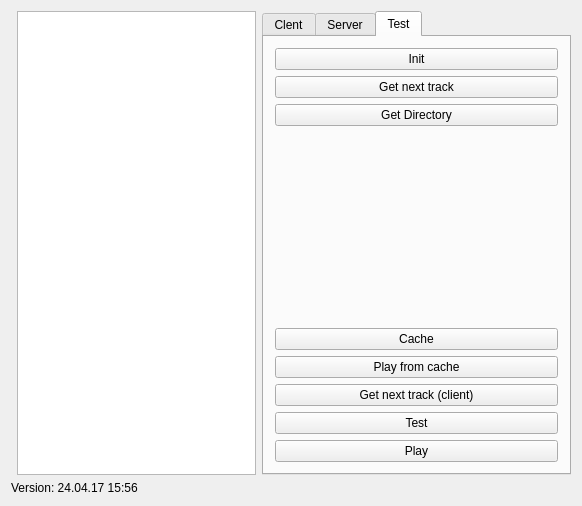
<?xml version="1.0" encoding="UTF-8"?>
<ui version="4.0">
 <class>MainWindow</class>
 <widget class="QMainWindow" name="MainWindow">
  <property name="geometry">
   <rect>
    <x>0</x>
    <y>0</y>
    <width>582</width>
    <height>506</height>
   </rect>
  </property>
  <property name="windowTitle">
   <string>Ipv6Test</string>
  </property>
  <widget class="QWidget" name="centralWidget">
   <layout class="QGridLayout" name="gridLayout_3">
    <item row="0" column="2">
     <widget class="QTabWidget" name="tabWidget">
      <property name="currentIndex">
       <number>2</number>
      </property>
      <widget class="QWidget" name="tabClient">
       <attribute name="title">
        <string>Clent</string>
       </attribute>
       <layout class="QVBoxLayout" name="verticalLayout">
        <item>
         <widget class="QGroupBox" name="gbRadio">
          <property name="title">
           <string>Radio</string>
          </property>
          <layout class="QGridLayout" name="gridLayout_5">
           <item row="1" column="0">
            <widget class="QPushButton" name="pbPlay">
             <property name="enabled">
              <bool>false</bool>
             </property>
             <property name="text">
              <string>Play</string>
             </property>
             <property name="checkable">
              <bool>true</bool>
             </property>
            </widget>
           </item>
           <item row="1" column="1">
            <widget class="QPushButton" name="pbNext">
             <property name="text">
              <string>Next track</string>
             </property>
            </widget>
           </item>
           <item row="0" column="0" colspan="2">
            <widget class="QLabel" name="lbTrack">
             <property name="text">
              <string>Current track:</string>
             </property>
            </widget>
           </item>
          </layout>
         </widget>
        </item>
        <item>
         <widget class="QGroupBox" name="gbClient">
          <property name="title">
           <string>Connect</string>
          </property>
          <layout class="QGridLayout" name="gridLayout_2">
           <item row="1" column="0">
            <widget class="QLabel" name="lbHost">
             <property name="text">
              <string>Ipv6:</string>
             </property>
            </widget>
           </item>
           <item row="1" column="1">
            <widget class="QLineEdit" name="leHost">
             <property name="text">
              <string>::1</string>
             </property>
             <property name="alignment">
              <set>Qt::AlignRight|Qt::AlignTrailing|Qt::AlignVCenter</set>
             </property>
            </widget>
           </item>
           <item row="3" column="0" colspan="2">
            <widget class="QPushButton" name="pbConnect">
             <property name="text">
              <string>Connect</string>
             </property>
             <property name="checkable">
              <bool>true</bool>
             </property>
            </widget>
           </item>
           <item row="2" column="1">
            <widget class="QLineEdit" name="lePort">
             <property name="text">
              <string>1234</string>
             </property>
             <property name="alignment">
              <set>Qt::AlignRight|Qt::AlignTrailing|Qt::AlignVCenter</set>
             </property>
            </widget>
           </item>
           <item row="2" column="0">
            <widget class="QLabel" name="lbPort">
             <property name="text">
              <string>Port:</string>
             </property>
            </widget>
           </item>
           <item row="5" column="0" colspan="2">
            <widget class="QPushButton" name="pbSend">
             <property name="enabled">
              <bool>false</bool>
             </property>
             <property name="text">
              <string>Send</string>
             </property>
            </widget>
           </item>
           <item row="4" column="0" colspan="2">
            <widget class="QPlainTextEdit" name="ptMessage">
             <property name="enabled">
              <bool>false</bool>
             </property>
            </widget>
           </item>
           <item row="0" column="0" colspan="2">
            <widget class="QLabel" name="lbCaption">
             <property name="text">
              <string>Set Ipv6 address and port of the remote server you want to connect:</string>
             </property>
             <property name="wordWrap">
              <bool>true</bool>
             </property>
            </widget>
           </item>
          </layout>
         </widget>
        </item>
       </layout>
      </widget>
      <widget class="QWidget" name="tabServer">
       <attribute name="title">
        <string>Server</string>
       </attribute>
       <layout class="QGridLayout" name="gridLayout">
        <item row="0" column="0">
         <widget class="QLabel" name="lbServerPort">
          <property name="text">
           <string>Port:</string>
          </property>
         </widget>
        </item>
        <item row="0" column="1">
         <widget class="QLineEdit" name="leServerPort">
          <property name="text">
           <string>1234</string>
          </property>
          <property name="alignment">
           <set>Qt::AlignRight|Qt::AlignTrailing|Qt::AlignVCenter</set>
          </property>
         </widget>
        </item>
        <item row="1" column="0" colspan="2">
         <widget class="QPushButton" name="pbStartListening">
          <property name="text">
           <string>Listen</string>
          </property>
          <property name="checkable">
           <bool>true</bool>
          </property>
         </widget>
        </item>
        <item row="2" column="0" colspan="2">
         <spacer name="verticalSpacer">
          <property name="orientation">
           <enum>Qt::Vertical</enum>
          </property>
          <property name="sizeHint" stdset="0">
           <size>
            <width>20</width>
            <height>40</height>
           </size>
          </property>
         </spacer>
        </item>
       </layout>
      </widget>
      <widget class="QWidget" name="tabTest">
       <attribute name="title">
        <string>Test</string>
       </attribute>
       <layout class="QVBoxLayout" name="verticalLayout_2">
        <item>
         <widget class="QPushButton" name="pbInit">
          <property name="text">
           <string>Init</string>
          </property>
         </widget>
        </item>
        <item>
         <widget class="QPushButton" name="pbGetNextTrack">
          <property name="text">
           <string>Get next track</string>
          </property>
         </widget>
        </item>
        <item>
         <widget class="QPushButton" name="pbGetDirectory">
          <property name="text">
           <string>Get Directory</string>
          </property>
         </widget>
        </item>
        <item>
         <spacer name="verticalSpacer_2">
          <property name="orientation">
           <enum>Qt::Vertical</enum>
          </property>
          <property name="sizeHint" stdset="0">
           <size>
            <width>20</width>
            <height>40</height>
           </size>
          </property>
         </spacer>
        </item>
        <item>
         <widget class="QPushButton" name="pbCache">
          <property name="text">
           <string>Cache</string>
          </property>
         </widget>
        </item>
        <item>
         <widget class="QPushButton" name="pbPlayFromCache">
          <property name="text">
           <string>Play from cache</string>
          </property>
         </widget>
        </item>
        <item>
         <widget class="QPushButton" name="pbGetNextTrackClient">
          <property name="text">
           <string>Get next track (client)</string>
          </property>
         </widget>
        </item>
        <item>
         <widget class="QPushButton" name="pbUpload">
          <property name="text">
           <string>Test</string>
          </property>
         </widget>
        </item>
        <item>
         <widget class="QPushButton" name="pbPlayClient">
          <property name="text">
           <string>Play</string>
          </property>
         </widget>
        </item>
       </layout>
      </widget>
     </widget>
    </item>
    <item row="1" column="0" colspan="3">
     <widget class="QLabel" name="lbVersion">
      <property name="text">
       <string>Version: 24.04.17 15:56</string>
      </property>
     </widget>
    </item>
    <item row="0" column="1">
     <widget class="QTextBrowser" name="textBrowser"/>
    </item>
   </layout>
  </widget>
  <widget class="QMenuBar" name="menuBar">
   <property name="geometry">
    <rect>
     <x>0</x>
     <y>0</y>
     <width>582</width>
     <height>19</height>
    </rect>
   </property>
  </widget>
 </widget>
 <layoutdefault spacing="6" margin="11"/>
 <resources/>
 <connections/>
</ui>
